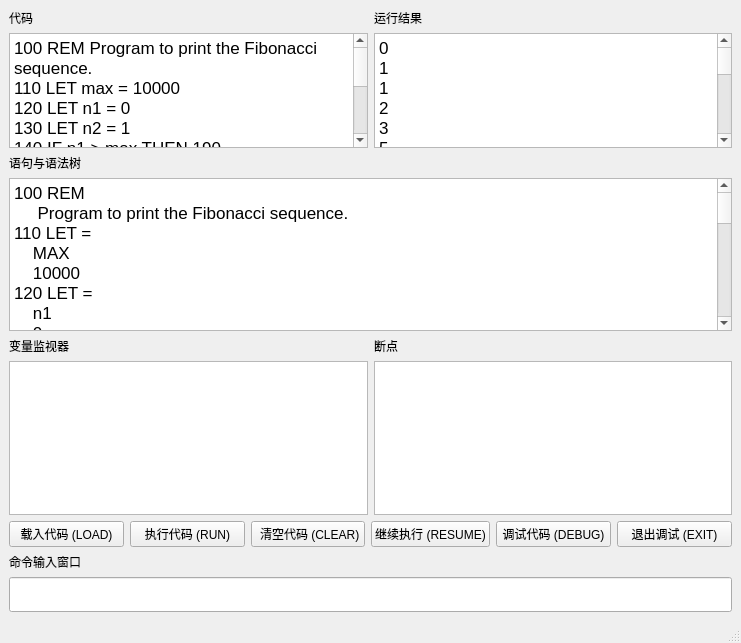
<?xml version="1.0" encoding="UTF-8"?>
<ui version="4.0">
 <class>MainWindow</class>
 <widget class="QMainWindow" name="MainWindow">
  <property name="geometry">
   <rect>
    <x>0</x>
    <y>0</y>
    <width>741</width>
    <height>643</height>
   </rect>
  </property>
  <property name="sizePolicy">
   <sizepolicy hsizetype="Preferred" vsizetype="Preferred">
    <horstretch>0</horstretch>
    <verstretch>0</verstretch>
   </sizepolicy>
  </property>
  <property name="windowTitle">
   <string>GuiBasic</string>
  </property>
  <widget class="QWidget" name="centralwidget">
   <property name="sizePolicy">
    <sizepolicy hsizetype="Expanding" vsizetype="Expanding">
     <horstretch>0</horstretch>
     <verstretch>0</verstretch>
    </sizepolicy>
   </property>
   <layout class="QHBoxLayout" name="horizontalLayout_3">
    <item>
     <layout class="QVBoxLayout" name="verticalLayout">
      <item>
       <layout class="QHBoxLayout" name="horizontalLayout">
        <item>
         <layout class="QVBoxLayout" name="verticalLayout_2">
          <item>
           <widget class="QLabel" name="labelCode">
            <property name="text">
             <string>代码</string>
            </property>
           </widget>
          </item>
          <item>
           <widget class="QTextBrowser" name="CodeDisplay">
            <property name="readOnly">
             <bool>true</bool>
            </property>
            <property name="html">
             <string>&lt;!DOCTYPE HTML PUBLIC &quot;-//W3C//DTD HTML 4.0//EN&quot; &quot;http://www.w3.org/TR/REC-html40/strict.dtd&quot;&gt;
&lt;html&gt;&lt;head&gt;&lt;meta name=&quot;qrichtext&quot; content=&quot;1&quot; /&gt;&lt;meta charset=&quot;utf-8&quot; /&gt;&lt;style type=&quot;text/css&quot;&gt;
p, li { white-space: pre-wrap; }
hr { height: 1px; border-width: 0; }
li.unchecked::marker { content: &quot;\2610&quot;; }
li.checked::marker { content: &quot;\2612&quot;; }
&lt;/style&gt;&lt;/head&gt;&lt;body style=&quot; font-family:'Microsoft YaHei UI'; font-size:9pt; font-weight:400; font-style:normal;&quot;&gt;
&lt;p style=&quot; margin-top:0px; margin-bottom:0px; margin-left:0px; margin-right:0px; -qt-block-indent:0; text-indent:0px;&quot;&gt;&lt;span style=&quot; font-family:'.AppleSystemUIFont'; font-size:13pt;&quot;&gt;100 REM Program to print the Fibonacci sequence.&lt;/span&gt;&lt;/p&gt;
&lt;p style=&quot; margin-top:0px; margin-bottom:0px; margin-left:0px; margin-right:0px; -qt-block-indent:0; text-indent:0px;&quot;&gt;&lt;span style=&quot; font-family:'.AppleSystemUIFont'; font-size:13pt;&quot;&gt;110 LET max = 10000&lt;/span&gt;&lt;/p&gt;
&lt;p style=&quot; margin-top:0px; margin-bottom:0px; margin-left:0px; margin-right:0px; -qt-block-indent:0; text-indent:0px;&quot;&gt;&lt;span style=&quot; font-family:'.AppleSystemUIFont'; font-size:13pt;&quot;&gt;120 LET n1 = 0&lt;/span&gt;&lt;/p&gt;
&lt;p style=&quot; margin-top:0px; margin-bottom:0px; margin-left:0px; margin-right:0px; -qt-block-indent:0; text-indent:0px;&quot;&gt;&lt;span style=&quot; font-family:'.AppleSystemUIFont'; font-size:13pt;&quot;&gt;130 LET n2 = 1&lt;/span&gt;&lt;/p&gt;
&lt;p style=&quot; margin-top:0px; margin-bottom:0px; margin-left:0px; margin-right:0px; -qt-block-indent:0; text-indent:0px;&quot;&gt;&lt;span style=&quot; font-family:'.AppleSystemUIFont'; font-size:13pt;&quot;&gt;140 IF n1 &amp;gt; max THEN 190&lt;/span&gt;&lt;/p&gt;
&lt;p style=&quot; margin-top:0px; margin-bottom:0px; margin-left:0px; margin-right:0px; -qt-block-indent:0; text-indent:0px;&quot;&gt;&lt;span style=&quot; font-family:'.AppleSystemUIFont'; font-size:13pt;&quot;&gt;145 PRINT n1&lt;/span&gt;&lt;/p&gt;
&lt;p style=&quot; margin-top:0px; margin-bottom:0px; margin-left:0px; margin-right:0px; -qt-block-indent:0; text-indent:0px;&quot;&gt;&lt;span style=&quot; font-family:'.AppleSystemUIFont'; font-size:13pt;&quot;&gt;150 LET n3 = n1 + n2&lt;/span&gt;&lt;/p&gt;
&lt;p style=&quot; margin-top:0px; margin-bottom:0px; margin-left:0px; margin-right:0px; -qt-block-indent:0; text-indent:0px;&quot;&gt;&lt;span style=&quot; font-family:'.AppleSystemUIFont'; font-size:13pt;&quot;&gt;160 LET n1 = n2&lt;/span&gt;&lt;/p&gt;
&lt;p style=&quot; margin-top:0px; margin-bottom:0px; margin-left:0px; margin-right:0px; -qt-block-indent:0; text-indent:0px;&quot;&gt;&lt;span style=&quot; font-family:'.AppleSystemUIFont'; font-size:13pt;&quot;&gt;170 LET n2 = n3&lt;/span&gt;&lt;/p&gt;
&lt;p style=&quot; margin-top:0px; margin-bottom:0px; margin-left:0px; margin-right:0px; -qt-block-indent:0; text-indent:0px;&quot;&gt;&lt;span style=&quot; font-family:'.AppleSystemUIFont'; font-size:13pt;&quot;&gt;180 GOTO 140&lt;/span&gt;&lt;/p&gt;
&lt;p style=&quot; margin-top:0px; margin-bottom:0px; margin-left:0px; margin-right:0px; -qt-block-indent:0; text-indent:0px;&quot;&gt;&lt;span style=&quot; font-family:'.AppleSystemUIFont'; font-size:13pt;&quot;&gt;190 END&lt;/span&gt;&lt;/p&gt;&lt;/body&gt;&lt;/html&gt;</string>
            </property>
           </widget>
          </item>
         </layout>
        </item>
        <item>
         <layout class="QVBoxLayout" name="verticalLayout_4">
          <item>
           <widget class="QLabel" name="labelOutput">
            <property name="text">
             <string>运行结果</string>
            </property>
           </widget>
          </item>
          <item>
           <widget class="QTextBrowser" name="textBrowser">
            <property name="html">
             <string>&lt;!DOCTYPE HTML PUBLIC &quot;-//W3C//DTD HTML 4.0//EN&quot; &quot;http://www.w3.org/TR/REC-html40/strict.dtd&quot;&gt;
&lt;html&gt;&lt;head&gt;&lt;meta name=&quot;qrichtext&quot; content=&quot;1&quot; /&gt;&lt;meta charset=&quot;utf-8&quot; /&gt;&lt;style type=&quot;text/css&quot;&gt;
p, li { white-space: pre-wrap; }
hr { height: 1px; border-width: 0; }
li.unchecked::marker { content: &quot;\2610&quot;; }
li.checked::marker { content: &quot;\2612&quot;; }
&lt;/style&gt;&lt;/head&gt;&lt;body style=&quot; font-family:'Microsoft YaHei UI'; font-size:9pt; font-weight:400; font-style:normal;&quot;&gt;
&lt;p style=&quot; margin-top:0px; margin-bottom:0px; margin-left:0px; margin-right:0px; -qt-block-indent:0; text-indent:0px;&quot;&gt;&lt;span style=&quot; font-family:'.AppleSystemUIFont'; font-size:13pt;&quot;&gt;0&lt;/span&gt;&lt;/p&gt;
&lt;p style=&quot; margin-top:0px; margin-bottom:0px; margin-left:0px; margin-right:0px; -qt-block-indent:0; text-indent:0px;&quot;&gt;&lt;span style=&quot; font-family:'.AppleSystemUIFont'; font-size:13pt;&quot;&gt;1&lt;/span&gt;&lt;/p&gt;
&lt;p style=&quot; margin-top:0px; margin-bottom:0px; margin-left:0px; margin-right:0px; -qt-block-indent:0; text-indent:0px;&quot;&gt;&lt;span style=&quot; font-family:'.AppleSystemUIFont'; font-size:13pt;&quot;&gt;1&lt;/span&gt;&lt;/p&gt;
&lt;p style=&quot; margin-top:0px; margin-bottom:0px; margin-left:0px; margin-right:0px; -qt-block-indent:0; text-indent:0px;&quot;&gt;&lt;span style=&quot; font-family:'.AppleSystemUIFont'; font-size:13pt;&quot;&gt;2&lt;/span&gt;&lt;/p&gt;
&lt;p style=&quot; margin-top:0px; margin-bottom:0px; margin-left:0px; margin-right:0px; -qt-block-indent:0; text-indent:0px;&quot;&gt;&lt;span style=&quot; font-family:'.AppleSystemUIFont'; font-size:13pt;&quot;&gt;3&lt;/span&gt;&lt;/p&gt;
&lt;p style=&quot; margin-top:0px; margin-bottom:0px; margin-left:0px; margin-right:0px; -qt-block-indent:0; text-indent:0px;&quot;&gt;&lt;span style=&quot; font-family:'.AppleSystemUIFont'; font-size:13pt;&quot;&gt;5&lt;/span&gt;&lt;/p&gt;
&lt;p style=&quot; margin-top:0px; margin-bottom:0px; margin-left:0px; margin-right:0px; -qt-block-indent:0; text-indent:0px;&quot;&gt;&lt;span style=&quot; font-family:'.AppleSystemUIFont'; font-size:13pt;&quot;&gt;8&lt;/span&gt;&lt;/p&gt;
&lt;p style=&quot; margin-top:0px; margin-bottom:0px; margin-left:0px; margin-right:0px; -qt-block-indent:0; text-indent:0px;&quot;&gt;&lt;span style=&quot; font-family:'.AppleSystemUIFont'; font-size:13pt;&quot;&gt;13&lt;/span&gt;&lt;/p&gt;
&lt;p style=&quot; margin-top:0px; margin-bottom:0px; margin-left:0px; margin-right:0px; -qt-block-indent:0; text-indent:0px;&quot;&gt;&lt;span style=&quot; font-family:'.AppleSystemUIFont'; font-size:13pt;&quot;&gt;21&lt;/span&gt;&lt;/p&gt;
&lt;p style=&quot; margin-top:0px; margin-bottom:0px; margin-left:0px; margin-right:0px; -qt-block-indent:0; text-indent:0px;&quot;&gt;&lt;span style=&quot; font-family:'.AppleSystemUIFont'; font-size:13pt;&quot;&gt;34&lt;/span&gt;&lt;/p&gt;
&lt;p style=&quot; margin-top:0px; margin-bottom:0px; margin-left:0px; margin-right:0px; -qt-block-indent:0; text-indent:0px;&quot;&gt;&lt;span style=&quot; font-family:'.AppleSystemUIFont'; font-size:13pt;&quot;&gt;55&lt;/span&gt;&lt;/p&gt;
&lt;p style=&quot; margin-top:0px; margin-bottom:0px; margin-left:0px; margin-right:0px; -qt-block-indent:0; text-indent:0px;&quot;&gt;&lt;span style=&quot; font-family:'.AppleSystemUIFont'; font-size:13pt;&quot;&gt;89&lt;/span&gt;&lt;/p&gt;
&lt;p style=&quot; margin-top:0px; margin-bottom:0px; margin-left:0px; margin-right:0px; -qt-block-indent:0; text-indent:0px;&quot;&gt;&lt;span style=&quot; font-family:'.AppleSystemUIFont'; font-size:13pt;&quot;&gt;144&lt;/span&gt;&lt;/p&gt;
&lt;p style=&quot; margin-top:0px; margin-bottom:0px; margin-left:0px; margin-right:0px; -qt-block-indent:0; text-indent:0px;&quot;&gt;&lt;span style=&quot; font-family:'.AppleSystemUIFont'; font-size:13pt;&quot;&gt;233&lt;/span&gt;&lt;/p&gt;
&lt;p style=&quot; margin-top:0px; margin-bottom:0px; margin-left:0px; margin-right:0px; -qt-block-indent:0; text-indent:0px;&quot;&gt;&lt;span style=&quot; font-family:'.AppleSystemUIFont'; font-size:13pt;&quot;&gt;377&lt;/span&gt;&lt;/p&gt;
&lt;p style=&quot; margin-top:0px; margin-bottom:0px; margin-left:0px; margin-right:0px; -qt-block-indent:0; text-indent:0px;&quot;&gt;&lt;span style=&quot; font-family:'.AppleSystemUIFont'; font-size:13pt;&quot;&gt;610&lt;/span&gt;&lt;/p&gt;
&lt;p style=&quot; margin-top:0px; margin-bottom:0px; margin-left:0px; margin-right:0px; -qt-block-indent:0; text-indent:0px;&quot;&gt;&lt;span style=&quot; font-family:'.AppleSystemUIFont'; font-size:13pt;&quot;&gt;987&lt;/span&gt;&lt;/p&gt;
&lt;p style=&quot; margin-top:0px; margin-bottom:0px; margin-left:0px; margin-right:0px; -qt-block-indent:0; text-indent:0px;&quot;&gt;&lt;span style=&quot; font-family:'.AppleSystemUIFont'; font-size:13pt;&quot;&gt;1597&lt;/span&gt;&lt;/p&gt;
&lt;p style=&quot; margin-top:0px; margin-bottom:0px; margin-left:0px; margin-right:0px; -qt-block-indent:0; text-indent:0px;&quot;&gt;&lt;span style=&quot; font-family:'.AppleSystemUIFont'; font-size:13pt;&quot;&gt;2584&lt;/span&gt;&lt;/p&gt;
&lt;p style=&quot; margin-top:0px; margin-bottom:0px; margin-left:0px; margin-right:0px; -qt-block-indent:0; text-indent:0px;&quot;&gt;&lt;span style=&quot; font-family:'.AppleSystemUIFont'; font-size:13pt;&quot;&gt;4181&lt;/span&gt;&lt;/p&gt;
&lt;p style=&quot; margin-top:0px; margin-bottom:0px; margin-left:0px; margin-right:0px; -qt-block-indent:0; text-indent:0px;&quot;&gt;&lt;span style=&quot; font-family:'.AppleSystemUIFont'; font-size:13pt;&quot;&gt;6765&lt;/span&gt;&lt;/p&gt;&lt;/body&gt;&lt;/html&gt;</string>
            </property>
           </widget>
          </item>
         </layout>
        </item>
       </layout>
      </item>
      <item>
       <layout class="QVBoxLayout" name="verticalLayout_3">
        <item>
         <widget class="QLabel" name="labelSyntaxTree">
          <property name="text">
           <string>语句与语法树</string>
          </property>
         </widget>
        </item>
        <item>
         <widget class="QTextBrowser" name="treeDisplay">
          <property name="readOnly">
           <bool>true</bool>
          </property>
          <property name="html">
           <string>&lt;!DOCTYPE HTML PUBLIC &quot;-//W3C//DTD HTML 4.0//EN&quot; &quot;http://www.w3.org/TR/REC-html40/strict.dtd&quot;&gt;
&lt;html&gt;&lt;head&gt;&lt;meta name=&quot;qrichtext&quot; content=&quot;1&quot; /&gt;&lt;meta charset=&quot;utf-8&quot; /&gt;&lt;style type=&quot;text/css&quot;&gt;
p, li { white-space: pre-wrap; }
hr { height: 1px; border-width: 0; }
li.unchecked::marker { content: &quot;\2610&quot;; }
li.checked::marker { content: &quot;\2612&quot;; }
&lt;/style&gt;&lt;/head&gt;&lt;body style=&quot; font-family:'Microsoft YaHei UI'; font-size:9pt; font-weight:400; font-style:normal;&quot;&gt;
&lt;p style=&quot; margin-top:0px; margin-bottom:0px; margin-left:0px; margin-right:0px; -qt-block-indent:0; text-indent:0px;&quot;&gt;&lt;span style=&quot; font-family:'.AppleSystemUIFont'; font-size:13pt;&quot;&gt;100 REM&lt;/span&gt;&lt;/p&gt;
&lt;p style=&quot; margin-top:0px; margin-bottom:0px; margin-left:0px; margin-right:0px; -qt-block-indent:0; text-indent:0px;&quot;&gt;&lt;span style=&quot; font-family:'.AppleSystemUIFont'; font-size:13pt;&quot;&gt;     Program to print the Fibonacci sequence.&lt;/span&gt;&lt;/p&gt;
&lt;p style=&quot; margin-top:0px; margin-bottom:0px; margin-left:0px; margin-right:0px; -qt-block-indent:0; text-indent:0px;&quot;&gt;&lt;span style=&quot; font-family:'.AppleSystemUIFont'; font-size:13pt;&quot;&gt;110 LET =&lt;/span&gt;&lt;/p&gt;
&lt;p style=&quot; margin-top:0px; margin-bottom:0px; margin-left:0px; margin-right:0px; -qt-block-indent:0; text-indent:0px;&quot;&gt;&lt;span style=&quot; font-family:'.AppleSystemUIFont'; font-size:13pt;&quot;&gt;    MAX&lt;/span&gt;&lt;/p&gt;
&lt;p style=&quot; margin-top:0px; margin-bottom:0px; margin-left:0px; margin-right:0px; -qt-block-indent:0; text-indent:0px;&quot;&gt;&lt;span style=&quot; font-family:'.AppleSystemUIFont'; font-size:13pt;&quot;&gt;    10000&lt;/span&gt;&lt;/p&gt;
&lt;p style=&quot; margin-top:0px; margin-bottom:0px; margin-left:0px; margin-right:0px; -qt-block-indent:0; text-indent:0px;&quot;&gt;&lt;span style=&quot; font-family:'.AppleSystemUIFont'; font-size:13pt;&quot;&gt;120 LET =&lt;/span&gt;&lt;/p&gt;
&lt;p style=&quot; margin-top:0px; margin-bottom:0px; margin-left:0px; margin-right:0px; -qt-block-indent:0; text-indent:0px;&quot;&gt;&lt;span style=&quot; font-family:'.AppleSystemUIFont'; font-size:13pt;&quot;&gt;    n1&lt;/span&gt;&lt;/p&gt;
&lt;p style=&quot; margin-top:0px; margin-bottom:0px; margin-left:0px; margin-right:0px; -qt-block-indent:0; text-indent:0px;&quot;&gt;&lt;span style=&quot; font-family:'.AppleSystemUIFont'; font-size:13pt;&quot;&gt;    0&lt;/span&gt;&lt;/p&gt;
&lt;p style=&quot; margin-top:0px; margin-bottom:0px; margin-left:0px; margin-right:0px; -qt-block-indent:0; text-indent:0px;&quot;&gt;&lt;span style=&quot; font-family:'.AppleSystemUIFont'; font-size:13pt;&quot;&gt;130 LET =&lt;/span&gt;&lt;/p&gt;
&lt;p style=&quot; margin-top:0px; margin-bottom:0px; margin-left:0px; margin-right:0px; -qt-block-indent:0; text-indent:0px;&quot;&gt;&lt;span style=&quot; font-family:'.AppleSystemUIFont'; font-size:13pt;&quot;&gt;    n2&lt;/span&gt;&lt;/p&gt;
&lt;p style=&quot; margin-top:0px; margin-bottom:0px; margin-left:0px; margin-right:0px; -qt-block-indent:0; text-indent:0px;&quot;&gt;&lt;span style=&quot; font-family:'.AppleSystemUIFont'; font-size:13pt;&quot;&gt;    1&lt;/span&gt;&lt;/p&gt;
&lt;p style=&quot; margin-top:0px; margin-bottom:0px; margin-left:0px; margin-right:0px; -qt-block-indent:0; text-indent:0px;&quot;&gt;&lt;span style=&quot; font-family:'.AppleSystemUIFont'; font-size:13pt;&quot;&gt;140 IF THEN&lt;/span&gt;&lt;/p&gt;
&lt;p style=&quot; margin-top:0px; margin-bottom:0px; margin-left:0px; margin-right:0px; -qt-block-indent:0; text-indent:0px;&quot;&gt;&lt;span style=&quot; font-family:'.AppleSystemUIFont'; font-size:13pt;&quot;&gt;    Exp &amp;gt;&lt;/span&gt;&lt;/p&gt;
&lt;p style=&quot; margin-top:0px; margin-bottom:0px; margin-left:0px; margin-right:0px; -qt-block-indent:0; text-indent:0px;&quot;&gt;&lt;span style=&quot; font-family:'.AppleSystemUIFont'; font-size:13pt;&quot;&gt;        n1&lt;/span&gt;&lt;/p&gt;
&lt;p style=&quot; margin-top:0px; margin-bottom:0px; margin-left:0px; margin-right:0px; -qt-block-indent:0; text-indent:0px;&quot;&gt;&lt;span style=&quot; font-family:'.AppleSystemUIFont'; font-size:13pt;&quot;&gt;        max&lt;/span&gt;&lt;/p&gt;
&lt;p style=&quot; margin-top:0px; margin-bottom:0px; margin-left:0px; margin-right:0px; -qt-block-indent:0; text-indent:0px;&quot;&gt;&lt;span style=&quot; font-family:'.AppleSystemUIFont'; font-size:13pt;&quot;&gt;    190&lt;/span&gt;&lt;/p&gt;
&lt;p style=&quot; margin-top:0px; margin-bottom:0px; margin-left:0px; margin-right:0px; -qt-block-indent:0; text-indent:0px;&quot;&gt;&lt;span style=&quot; font-family:'.AppleSystemUIFont'; font-size:13pt;&quot;&gt;150 LET =&lt;/span&gt;&lt;/p&gt;
&lt;p style=&quot; margin-top:0px; margin-bottom:0px; margin-left:0px; margin-right:0px; -qt-block-indent:0; text-indent:0px;&quot;&gt;&lt;span style=&quot; font-family:'.AppleSystemUIFont'; font-size:13pt;&quot;&gt;    n3&lt;/span&gt;&lt;/p&gt;
&lt;p style=&quot; margin-top:0px; margin-bottom:0px; margin-left:0px; margin-right:0px; -qt-block-indent:0; text-indent:0px;&quot;&gt;&lt;span style=&quot; font-family:'.AppleSystemUIFont'; font-size:13pt;&quot;&gt;    Exp +&lt;/span&gt;&lt;/p&gt;
&lt;p style=&quot; margin-top:0px; margin-bottom:0px; margin-left:0px; margin-right:0px; -qt-block-indent:0; text-indent:0px;&quot;&gt;&lt;span style=&quot; font-family:'.AppleSystemUIFont'; font-size:13pt;&quot;&gt;        n1&lt;/span&gt;&lt;/p&gt;
&lt;p style=&quot; margin-top:0px; margin-bottom:0px; margin-left:0px; margin-right:0px; -qt-block-indent:0; text-indent:0px;&quot;&gt;&lt;span style=&quot; font-family:'.AppleSystemUIFont'; font-size:13pt;&quot;&gt;        n2&lt;/span&gt;&lt;/p&gt;
&lt;p style=&quot; margin-top:0px; margin-bottom:0px; margin-left:0px; margin-right:0px; -qt-block-indent:0; text-indent:0px;&quot;&gt;&lt;span style=&quot; font-family:'.AppleSystemUIFont'; font-size:13pt;&quot;&gt;160 LET =&lt;/span&gt;&lt;/p&gt;
&lt;p style=&quot; margin-top:0px; margin-bottom:0px; margin-left:0px; margin-right:0px; -qt-block-indent:0; text-indent:0px;&quot;&gt;&lt;span style=&quot; font-family:'.AppleSystemUIFont'; font-size:13pt;&quot;&gt;    n1&lt;/span&gt;&lt;/p&gt;
&lt;p style=&quot; margin-top:0px; margin-bottom:0px; margin-left:0px; margin-right:0px; -qt-block-indent:0; text-indent:0px;&quot;&gt;&lt;span style=&quot; font-family:'.AppleSystemUIFont'; font-size:13pt;&quot;&gt;    n2&lt;/span&gt;&lt;/p&gt;
&lt;p style=&quot; margin-top:0px; margin-bottom:0px; margin-left:0px; margin-right:0px; -qt-block-indent:0; text-indent:0px;&quot;&gt;&lt;span style=&quot; font-family:'.AppleSystemUIFont'; font-size:13pt;&quot;&gt;170 LET =&lt;/span&gt;&lt;/p&gt;
&lt;p style=&quot; margin-top:0px; margin-bottom:0px; margin-left:0px; margin-right:0px; -qt-block-indent:0; text-indent:0px;&quot;&gt;&lt;span style=&quot; font-family:'.AppleSystemUIFont'; font-size:13pt;&quot;&gt;    n2&lt;/span&gt;&lt;/p&gt;
&lt;p style=&quot; margin-top:0px; margin-bottom:0px; margin-left:0px; margin-right:0px; -qt-block-indent:0; text-indent:0px;&quot;&gt;&lt;span style=&quot; font-family:'.AppleSystemUIFont'; font-size:13pt;&quot;&gt;    n3&lt;/span&gt;&lt;/p&gt;
&lt;p style=&quot; margin-top:0px; margin-bottom:0px; margin-left:0px; margin-right:0px; -qt-block-indent:0; text-indent:0px;&quot;&gt;&lt;span style=&quot; font-family:'.AppleSystemUIFont'; font-size:13pt;&quot;&gt;180 GOTO&lt;/span&gt;&lt;/p&gt;
&lt;p style=&quot; margin-top:0px; margin-bottom:0px; margin-left:0px; margin-right:0px; -qt-block-indent:0; text-indent:0px;&quot;&gt;&lt;span style=&quot; font-family:'.AppleSystemUIFont'; font-size:13pt;&quot;&gt;    140&lt;/span&gt;&lt;/p&gt;
&lt;p style=&quot; margin-top:0px; margin-bottom:0px; margin-left:0px; margin-right:0px; -qt-block-indent:0; text-indent:0px;&quot;&gt;&lt;span style=&quot; font-family:'.AppleSystemUIFont'; font-size:13pt;&quot;&gt;190 END&lt;/span&gt;&lt;/p&gt;&lt;/body&gt;&lt;/html&gt;</string>
          </property>
          <property name="overwriteMode">
           <bool>false</bool>
          </property>
         </widget>
        </item>
        <item>
         <layout class="QHBoxLayout" name="layoutDebugger">
          <item>
           <layout class="QVBoxLayout" name="verticalLayout_8">
            <item>
             <widget class="QLabel" name="labelMonitor">
              <property name="text">
               <string>变量监视器</string>
              </property>
             </widget>
            </item>
            <item>
             <widget class="QTextBrowser" name="monitorDisplay">
              <property name="markdown">
               <string/>
              </property>
             </widget>
            </item>
           </layout>
          </item>
          <item>
           <layout class="QVBoxLayout" name="verticalLayout_7">
            <item>
             <widget class="QLabel" name="labelBreakPoints">
              <property name="text">
               <string>断点</string>
              </property>
             </widget>
            </item>
            <item>
             <widget class="QTextBrowser" name="breakPointsDisplay">
              <property name="markdown">
               <string/>
              </property>
             </widget>
            </item>
           </layout>
          </item>
         </layout>
        </item>
       </layout>
      </item>
      <item>
       <layout class="QHBoxLayout" name="horizontalLayout_2">
        <item>
         <widget class="QPushButton" name="btnLoadCode">
          <property name="text">
           <string>载入代码 (LOAD)</string>
          </property>
         </widget>
        </item>
        <item>
         <widget class="QPushButton" name="btnRunCode">
          <property name="text">
           <string>执行代码 (RUN)</string>
          </property>
         </widget>
        </item>
        <item>
         <widget class="QPushButton" name="btnClearCode">
          <property name="text">
           <string> 清空代码 (CLEAR)</string>
          </property>
         </widget>
        </item>
        <item>
         <widget class="QPushButton" name="btnDebugResume">
          <property name="enabled">
           <bool>true</bool>
          </property>
          <property name="text">
           <string>继续执行 (RESUME)</string>
          </property>
         </widget>
        </item>
        <item>
         <widget class="QPushButton" name="btnDebugMode">
          <property name="text">
           <string>调试代码 (DEBUG)</string>
          </property>
         </widget>
        </item>
        <item>
         <widget class="QPushButton" name="btnExitDebugMode">
          <property name="enabled">
           <bool>true</bool>
          </property>
          <property name="text">
           <string>退出调试 (EXIT)</string>
          </property>
         </widget>
        </item>
       </layout>
      </item>
      <item>
       <layout class="QVBoxLayout" name="verticalLayout_5">
        <item>
         <widget class="QLabel" name="labelCommand">
          <property name="text">
           <string>命令输入窗口</string>
          </property>
         </widget>
        </item>
        <item>
         <widget class="QLineEdit" name="cmdLineEdit">
          <property name="minimumSize">
           <size>
            <width>0</width>
            <height>35</height>
           </size>
          </property>
          <property name="sizeIncrement">
           <size>
            <width>0</width>
            <height>20</height>
           </size>
          </property>
          <property name="font">
           <font>
            <pointsize>16</pointsize>
           </font>
          </property>
         </widget>
        </item>
       </layout>
      </item>
     </layout>
    </item>
   </layout>
  </widget>
  <widget class="QMenuBar" name="menubar">
   <property name="geometry">
    <rect>
     <x>0</x>
     <y>0</y>
     <width>741</width>
     <height>21</height>
    </rect>
   </property>
  </widget>
  <widget class="QStatusBar" name="statusbar"/>
 </widget>
 <resources/>
 <connections/>
</ui>
